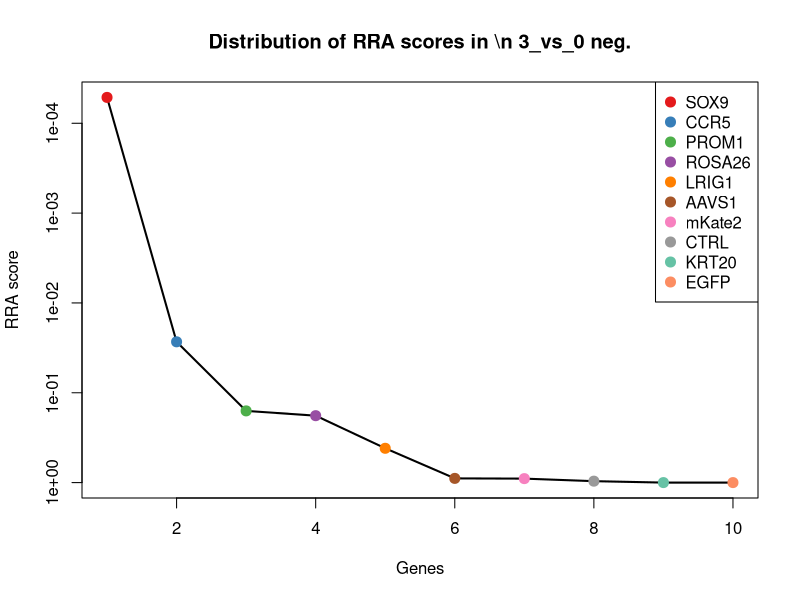
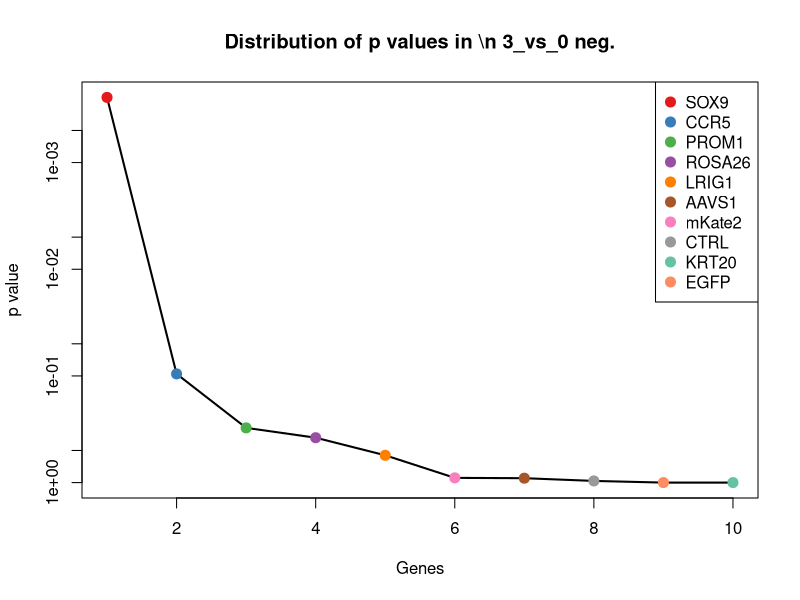
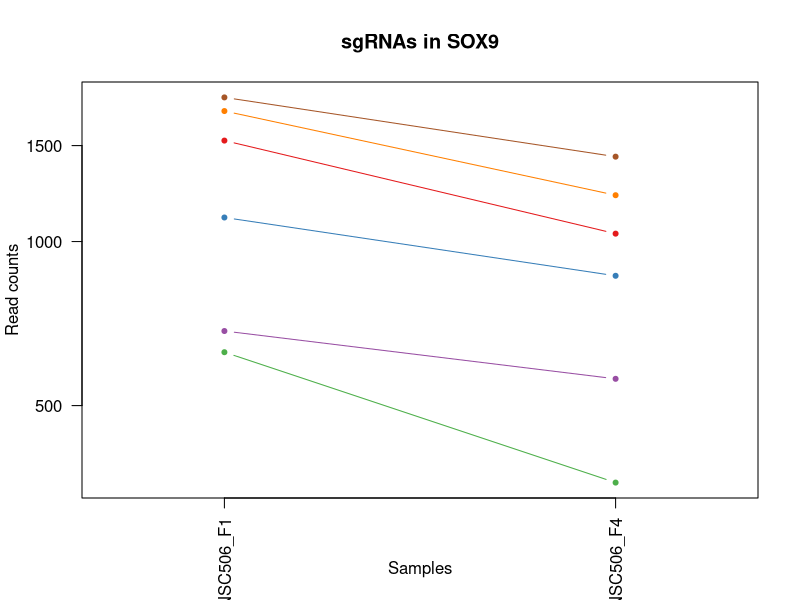
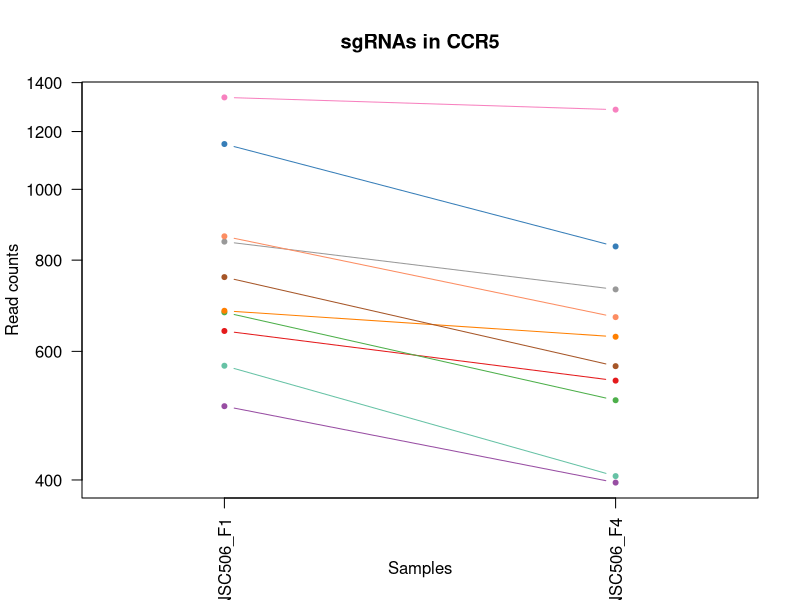
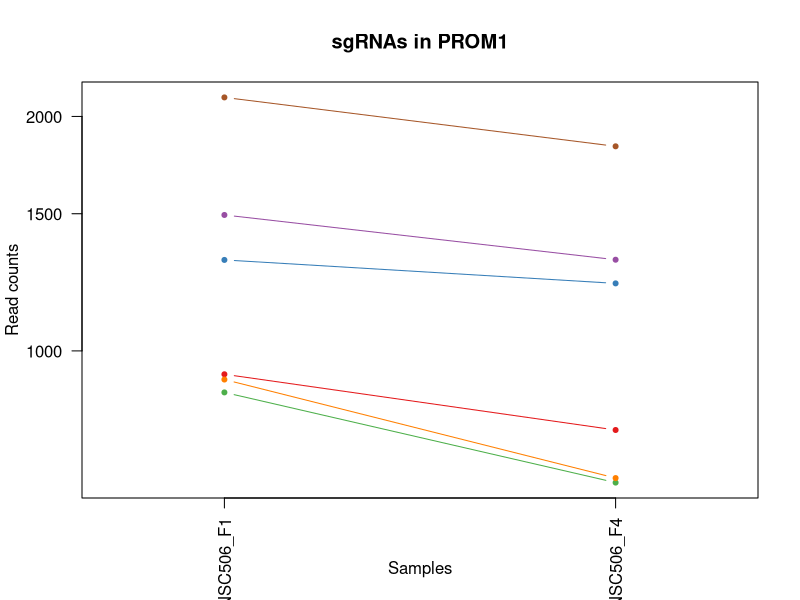
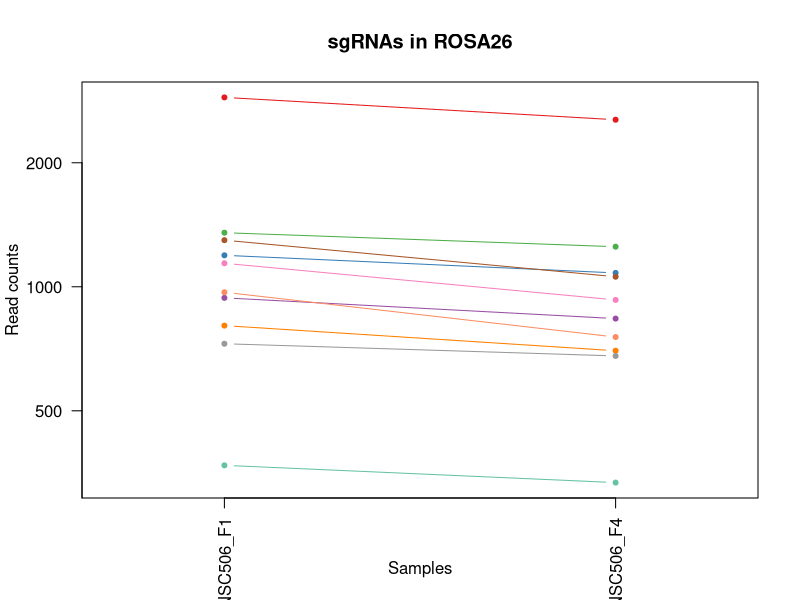
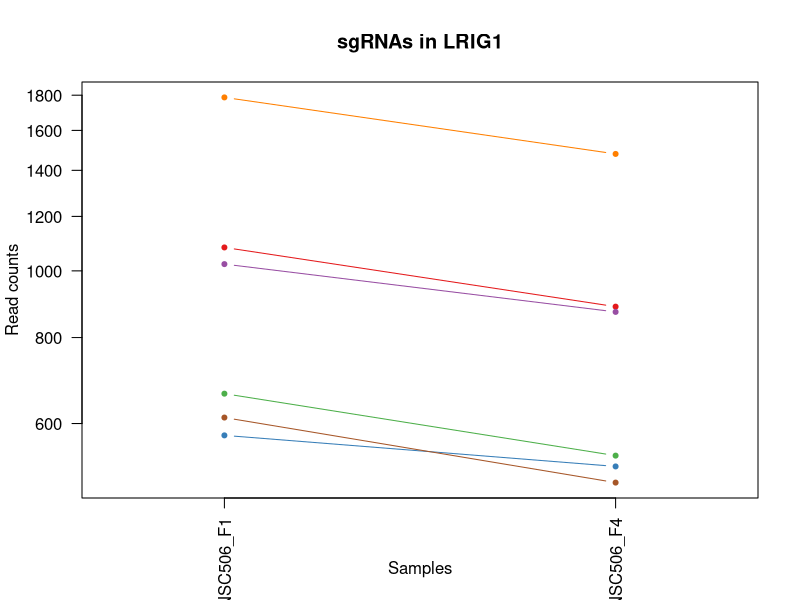
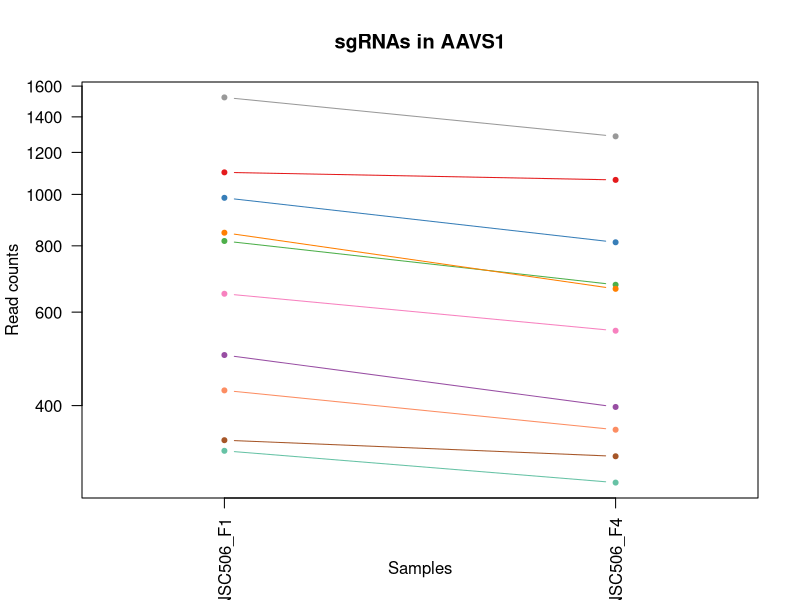

These figures' R source, in order: (Note: this script raises an error after producing the figures.)
pdf(file='S6A_c0_t3.pdf',width=4.5,height=4.5);
gstable=read.table('S6A_c0_t3.gene_summary.txt',header=T)
# 
#
# parameters
# Do not modify the variables beginning with "__"

# gstablename='__GENE_SUMMARY_FILE__'
startindex=3
# outputfile='__OUTPUT_FILE__'
targetgenelist=c("SOX9","CCR5","PROM1","ROSA26","LRIG1","AAVS1","mKate2","CTRL","KRT20","EGFP")
# samplelabel=sub('.\\w+.\\w+$','',colnames(gstable)[startindex]);
samplelabel='3_vs_0 neg.'


# You need to write some codes in front of this code:
# gstable=read.table(gstablename,header=T)
# pdf(file=outputfile,width=6,height=6)


# set up color using RColorBrewer
#library(RColorBrewer)
#colors <- brewer.pal(length(targetgenelist), "Set1")

colors=c( "#E41A1C", "#377EB8", "#4DAF4A", "#984EA3", "#FF7F00",  "#A65628", "#F781BF",
          "#999999", "#66C2A5", "#FC8D62", "#8DA0CB", "#E78AC3", "#A6D854", "#FFD92F", "#E5C494", "#B3B3B3", 
          "#8DD3C7", "#FFFFB3", "#BEBADA", "#FB8072", "#80B1D3", "#FDB462", "#B3DE69", "#FCCDE5",
          "#D9D9D9", "#BC80BD", "#CCEBC5", "#FFED6F")

######
# function definition

plotrankedvalues<-function(val, tglist, ...){
  
  plot(val,log='y',ylim=c(max(val),min(val)),type='l',lwd=2, ...)
  if(length(tglist)>0){
    for(i in 1:length(tglist)){
      targetgene=tglist[i];
      tx=which(names(val)==targetgene);ty=val[targetgene];
      points(tx,ty,col=colors[(i %% length(colors)) ],cex=2,pch=20)
      # text(tx+50,ty,targetgene,col=colors[i])
    }
    legend('topright',tglist,pch=20,pt.cex = 2,cex=1,col=colors)
  }
}



plotrandvalues<-function(val,targetgenelist, ...){
  # choose the one with the best distance distribution
  
  mindiffvalue=0;
  randval=val;
  for(i in 1:20){
    randval0=sample(val)
    vindex=sort(which(names(randval0) %in% targetgenelist))
    if(max(vindex)>0.9*length(val)){
      # print('pass...')
      next;
    }
    mindiffind=min(diff(vindex));
    if (mindiffind > mindiffvalue){
      mindiffvalue=mindiffind;
      randval=randval0;
      # print(paste('Diff: ',mindiffvalue))
    }
  }
  plot(randval,log='y',ylim=c(max(randval),min(randval)),pch=20,col='grey', ...)
  
  if(length(targetgenelist)>0){
    for(i in 1:length(targetgenelist)){
      targetgene=targetgenelist[i];
      tx=which(names(randval)==targetgene);ty=randval[targetgene];
      points(tx,ty,col=colors[(i %% length(colors)) ],cex=2,pch=20)
      text(tx+50,ty,targetgene,col=colors[i])
    }
  }
  
}




# set.seed(1235)



pvec=gstable[,startindex]
names(pvec)=gstable[,'id']
pvec=sort(pvec);

plotrankedvalues(pvec,targetgenelist,xlab='Genes',ylab='RRA score',main=paste('Distribution of RRA scores in \\n',samplelabel))

# plotrandvalues(pvec,targetgenelist,xlab='Genes',ylab='RRA score',main=paste('Distribution of RRA scores in \\n',samplelabel))


pvec=gstable[,startindex+1]
names(pvec)=gstable[,'id']
pvec=sort(pvec);

plotrankedvalues(pvec,targetgenelist,xlab='Genes',ylab='p value',main=paste('Distribution of p values in \\n',samplelabel))

# plotrandvalues(pvec,targetgenelist,xlab='Genes',ylab='p value',main=paste('Distribution of p values in \\n',samplelabel))



# you need to write after this code:
# dev.off()






# parameters
# Do not modify the variables beginning with "__"
targetmat=list(c(1531.2028600434637,1033.0159172849828),c(1106.053258990181,864.3416501201797),c(625.5456369664187,360.1423542167416),c(684.225139195127,558.9044636325634),c(1734.9203772148285,1215.366476382067),c(1837.8862962199203,1430.5401361166266))
targetgene="SOX9"
collabel=c("S41_MNSC506_F1","S44_MNSC506_F4")

# set up color using RColorBrewer
#library(RColorBrewer)
#colors <- brewer.pal(length(targetgenelist), "Set1")

colors=c( "#E41A1C", "#377EB8", "#4DAF4A", "#984EA3", "#FF7F00",  "#A65628", "#F781BF",
          "#999999", "#66C2A5", "#FC8D62", "#8DA0CB", "#E78AC3", "#A6D854", "#FFD92F", "#E5C494", "#B3B3B3", 
          "#8DD3C7", "#FFFFB3", "#BEBADA", "#FB8072", "#80B1D3", "#FDB462", "#B3DE69", "#FCCDE5",
          "#D9D9D9", "#BC80BD", "#CCEBC5", "#FFED6F")


## code

targetmatvec=unlist(targetmat)+1
yrange=range(targetmatvec[targetmatvec>0]);
# yrange[1]=1; # set the minimum value to 1
for(i in 1:length(targetmat)){
  vali=targetmat[[i]]+1;
  if(i==1){
    plot(1:length(vali),vali,type='b',las=1,pch=20,main=paste('sgRNAs in',targetgene),ylab='Read counts',xlab='Samples',xlim=c(0.7,length(vali)+0.3),ylim = yrange,col=colors[(i %% length(colors))],xaxt='n',log='y')
    axis(1,at=1:length(vali),labels=(collabel),las=2)
    # lines(0:100,rep(1,101),col='black');
  }else{
    lines(1:length(vali),vali,type='b',pch=20,col=colors[(i %% length(colors))])
  }
}




# parameters
# Do not modify the variables beginning with "__"
targetmat=list(c(638.8315619993338,546.1399244957676),c(1152.5539966053836,834.2538078691608),c(677.5821766786694,513.3168238582924),c(503.7579908313637,395.700713240673),c(680.9036579368982,627.2859232939701),c(757.2977268761599,571.6690027693594),c(1335.2354658079662,1284.659688838959),c(846.9777208483367,728.4904835928519),c(572.4019368347583,403.9064884000418),c(861.3708063006615,667.4030462953286))
targetgene="CCR5"
collabel=c("S41_MNSC506_F1","S44_MNSC506_F4")

# set up color using RColorBrewer
#library(RColorBrewer)
#colors <- brewer.pal(length(targetgenelist), "Set1")

colors=c( "#E41A1C", "#377EB8", "#4DAF4A", "#984EA3", "#FF7F00",  "#A65628", "#F781BF",
          "#999999", "#66C2A5", "#FC8D62", "#8DA0CB", "#E78AC3", "#A6D854", "#FFD92F", "#E5C494", "#B3B3B3", 
          "#8DD3C7", "#FFFFB3", "#BEBADA", "#FB8072", "#80B1D3", "#FDB462", "#B3DE69", "#FCCDE5",
          "#D9D9D9", "#BC80BD", "#CCEBC5", "#FFED6F")


## code

targetmatvec=unlist(targetmat)+1
yrange=range(targetmatvec[targetmatvec>0]);
# yrange[1]=1; # set the minimum value to 1
for(i in 1:length(targetmat)){
  vali=targetmat[[i]]+1;
  if(i==1){
    plot(1:length(vali),vali,type='b',las=1,pch=20,main=paste('sgRNAs in',targetgene),ylab='Read counts',xlab='Samples',xlim=c(0.7,length(vali)+0.3),ylim = yrange,col=colors[(i %% length(colors))],xaxt='n',log='y')
    axis(1,at=1:length(vali),labels=(collabel),las=2)
    # lines(0:100,rep(1,101),col='black');
  }else{
    lines(1:length(vali),vali,type='b',pch=20,col=colors[(i %% length(colors))])
  }
}




# parameters
# Do not modify the variables beginning with "__"
targetmat=list(c(932.2290731428752,790.4896736858606),c(1307.5564553227264,1219.9252403594942),c(883.5140146888532,676.5205742501829),c(1493.5594057835376,1308.3652615215801),c(917.8359876905506,685.6381022050371),c(2114.6764010723177,1829.8878605392413))
targetgene="PROM1"
collabel=c("S41_MNSC506_F1","S44_MNSC506_F4")

# set up color using RColorBrewer
#library(RColorBrewer)
#colors <- brewer.pal(length(targetgenelist), "Set1")

colors=c( "#E41A1C", "#377EB8", "#4DAF4A", "#984EA3", "#FF7F00",  "#A65628", "#F781BF",
          "#999999", "#66C2A5", "#FC8D62", "#8DA0CB", "#E78AC3", "#A6D854", "#FFD92F", "#E5C494", "#B3B3B3", 
          "#8DD3C7", "#FFFFB3", "#BEBADA", "#FB8072", "#80B1D3", "#FDB462", "#B3DE69", "#FCCDE5",
          "#D9D9D9", "#BC80BD", "#CCEBC5", "#FFED6F")


## code

targetmatvec=unlist(targetmat)+1
yrange=range(targetmatvec[targetmatvec>0]);
# yrange[1]=1; # set the minimum value to 1
for(i in 1:length(targetmat)){
  vali=targetmat[[i]]+1;
  if(i==1){
    plot(1:length(vali),vali,type='b',las=1,pch=20,main=paste('sgRNAs in',targetgene),ylab='Read counts',xlab='Samples',xlim=c(0.7,length(vali)+0.3),ylim = yrange,col=colors[(i %% length(colors))],xaxt='n',log='y')
    axis(1,at=1:length(vali),labels=(collabel),las=2)
    # lines(0:100,rep(1,101),col='black');
  }else{
    lines(1:length(vali),vali,type='b',pch=20,col=colors[(i %% length(colors))])
  }
}




# parameters
# Do not modify the variables beginning with "__"
targetmat=list(c(2880.8314113037545,2542.878546608841),c(1191.3046112847194,1079.5153098547391),c(1351.84287209911,1250.013082610513),c(938.8720356593328,836.0773134601317),c(803.7984644913628,698.402641341833),c(1296.4848511286305,1056.7214899676037),c(1139.2680715724687,928.1643458041592),c(726.2972351326914,678.3440798411538),c(367.57725924398403,333.7015231476643),c(968.7653669833917,754.0195618664437))
targetgene="ROSA26"
collabel=c("S41_MNSC506_F1","S44_MNSC506_F4")

# set up color using RColorBrewer
#library(RColorBrewer)
#colors <- brewer.pal(length(targetgenelist), "Set1")

colors=c( "#E41A1C", "#377EB8", "#4DAF4A", "#984EA3", "#FF7F00",  "#A65628", "#F781BF",
          "#999999", "#66C2A5", "#FC8D62", "#8DA0CB", "#E78AC3", "#A6D854", "#FFD92F", "#E5C494", "#B3B3B3", 
          "#8DD3C7", "#FFFFB3", "#BEBADA", "#FB8072", "#80B1D3", "#FDB462", "#B3DE69", "#FCCDE5",
          "#D9D9D9", "#BC80BD", "#CCEBC5", "#FFED6F")


## code

targetmatvec=unlist(targetmat)+1
yrange=range(targetmatvec[targetmatvec>0]);
# yrange[1]=1; # set the minimum value to 1
for(i in 1:length(targetmat)){
  vali=targetmat[[i]]+1;
  if(i==1){
    plot(1:length(vali),vali,type='b',las=1,pch=20,main=paste('sgRNAs in',targetgene),ylab='Read counts',xlab='Samples',xlim=c(0.7,length(vali)+0.3),ylim = yrange,col=colors[(i %% length(colors))],xaxt='n',log='y')
    axis(1,at=1:length(vali),labels=(collabel),las=2)
    # lines(0:100,rep(1,101),col='black');
  }else{
    lines(1:length(vali),vali,type='b',pch=20,col=colors[(i %% length(colors))])
  }
}




# parameters
# Do not modify the variables beginning with "__"
targetmat=list(c(1080.5885693437604,886.2237172118298),c(575.7234180929871,518.7873406312049),c(662.0819308069351,537.9341493363987),c(1021.909067115052,870.7239196885777),c(1785.8497565076696,1477.9512814818686),c(611.152551514094,491.4347567666423))
targetgene="LRIG1"
collabel=c("S41_MNSC506_F1","S44_MNSC506_F4")

# set up color using RColorBrewer
#library(RColorBrewer)
#colors <- brewer.pal(length(targetgenelist), "Set1")

colors=c( "#E41A1C", "#377EB8", "#4DAF4A", "#984EA3", "#FF7F00",  "#A65628", "#F781BF",
          "#999999", "#66C2A5", "#FC8D62", "#8DA0CB", "#E78AC3", "#A6D854", "#FFD92F", "#E5C494", "#B3B3B3", 
          "#8DD3C7", "#FFFFB3", "#BEBADA", "#FB8072", "#80B1D3", "#FDB462", "#B3DE69", "#FCCDE5",
          "#D9D9D9", "#BC80BD", "#CCEBC5", "#FFED6F")


## code

targetmatvec=unlist(targetmat)+1
yrange=range(targetmatvec[targetmatvec>0]);
# yrange[1]=1; # set the minimum value to 1
for(i in 1:length(targetmat)){
  vali=targetmat[[i]]+1;
  if(i==1){
    plot(1:length(vali),vali,type='b',las=1,pch=20,main=paste('sgRNAs in',targetgene),ylab='Read counts',xlab='Samples',xlim=c(0.7,length(vali)+0.3),ylim = yrange,col=colors[(i %% length(colors))],xaxt='n',log='y')
    axis(1,at=1:length(vali),labels=(collabel),las=2)
    # lines(0:100,rep(1,101),col='black');
  }else{
    lines(1:length(vali),vali,type='b',pch=20,col=colors[(i %% length(colors))])
  }
}




# parameters
# Do not modify the variables beginning with "__"
targetmat=list(c(1099.4102964737233,1064.0155123314871),c(984.2656128551259,811.4599879820253),c(815.9772291048682,674.697068659212),c(497.11502831490617,396.6124660361584),c(845.8705604289272,662.8442823179015),c(343.2197300169731,320.025231215383),c(648.79600577402,552.5221940641655),c(1522.345576688187,1285.5714416344445),c(327.7194841452388,285.378624986937),c(426.25676147269235,359.23060142125615))
targetgene="AAVS1"
collabel=c("S41_MNSC506_F1","S44_MNSC506_F4")

# set up color using RColorBrewer
#library(RColorBrewer)
#colors <- brewer.pal(length(targetgenelist), "Set1")

colors=c( "#E41A1C", "#377EB8", "#4DAF4A", "#984EA3", "#FF7F00",  "#A65628", "#F781BF",
          "#999999", "#66C2A5", "#FC8D62", "#8DA0CB", "#E78AC3", "#A6D854", "#FFD92F", "#E5C494", "#B3B3B3", 
          "#8DD3C7", "#FFFFB3", "#BEBADA", "#FB8072", "#80B1D3", "#FDB462", "#B3DE69", "#FCCDE5",
          "#D9D9D9", "#BC80BD", "#CCEBC5", "#FFED6F")


## code

targetmatvec=unlist(targetmat)+1
yrange=range(targetmatvec[targetmatvec>0]);
# yrange[1]=1; # set the minimum value to 1
for(i in 1:length(targetmat)){
  vali=targetmat[[i]]+1;
  if(i==1){
    plot(1:length(vali),vali,type='b',las=1,pch=20,main=paste('sgRNAs in',targetgene),ylab='Read counts',xlab='Samples',xlim=c(0.7,length(vali)+0.3),ylim = yrange,col=colors[(i %% length(colors))],xaxt='n',log='y')
    axis(1,at=1:length(vali),labels=(collabel),las=2)
    # lines(0:100,rep(1,101),col='black');
  }else{
    lines(1:length(vali),vali,type='b',pch=20,col=colors[(i %% length(colors))])
  }
}




# parameters
# Do not modify the variables beginning with "__"
targetmat=list(c(1138.160911153059,1064.9272651269725),c(1360.7001554543867,1238.1602962692025),c(1352.9500325185197,1151.5437806980876),c(893.4784584635396,831.5185494827045),c(1054.0167192779302,950.9581656912948),c(1820.1717295093667,1708.6247387396802))
targetgene="mKate2"
collabel=c("S41_MNSC506_F1","S44_MNSC506_F4")

# set up color using RColorBrewer
#library(RColorBrewer)
#colors <- brewer.pal(length(targetgenelist), "Set1")

colors=c( "#E41A1C", "#377EB8", "#4DAF4A", "#984EA3", "#FF7F00",  "#A65628", "#F781BF",
          "#999999", "#66C2A5", "#FC8D62", "#8DA0CB", "#E78AC3", "#A6D854", "#FFD92F", "#E5C494", "#B3B3B3", 
          "#8DD3C7", "#FFFFB3", "#BEBADA", "#FB8072", "#80B1D3", "#FDB462", "#B3DE69", "#FCCDE5",
          "#D9D9D9", "#BC80BD", "#CCEBC5", "#FFED6F")


## code

targetmatvec=unlist(targetmat)+1
yrange=range(targetmatvec[targetmatvec>0]);
# yrange[1]=1; # set the minimum value to 1
for(i in 1:length(targetmat)){
  vali=targetmat[[i]]+1;
  if(i==1){
    plot(1:length(vali),vali,type='b',las=1,pch=20,main=paste('sgRNAs in',targetgene),ylab='Read counts',xlab='Samples',xlim=c(0.7,length(vali)+0.3),ylim = yrange,col=colors[(i %% length(colors))],xaxt='n',log='y')
    axis(1,at=1:length(vali),labels=(collabel),las=2)
    # lines(0:100,rep(1,101),col='black');
  }else{
    lines(1:length(vali),vali,type='b',pch=20,col=colors[(i %% length(colors))])
  }
}




# parameters
# Do not modify the variables beginning with "__"
targetmat=list(c(804.9056249107723,651.9032487720765),c(655.4389682904776,642.7857208172222),c(2302.8936723719485,2045.0615202738009),c(384.1846655351279,410.28875796843977),c(806.0127853301819,642.7857208172222),c(1603.168287305087,1373.099710001045),c(927.8004314652369,867.076908506636),c(895.6927793023588,756.7548202529),c(798.2626623943148,721.1964612289685),c(1273.2344823210292,1184.3668813355628))
targetgene="CTRL"
collabel=c("S41_MNSC506_F1","S44_MNSC506_F4")

# set up color using RColorBrewer
#library(RColorBrewer)
#colors <- brewer.pal(length(targetgenelist), "Set1")

colors=c( "#E41A1C", "#377EB8", "#4DAF4A", "#984EA3", "#FF7F00",  "#A65628", "#F781BF",
          "#999999", "#66C2A5", "#FC8D62", "#8DA0CB", "#E78AC3", "#A6D854", "#FFD92F", "#E5C494", "#B3B3B3", 
          "#8DD3C7", "#FFFFB3", "#BEBADA", "#FB8072", "#80B1D3", "#FDB462", "#B3DE69", "#FCCDE5",
          "#D9D9D9", "#BC80BD", "#CCEBC5", "#FFED6F")


## code

targetmatvec=unlist(targetmat)+1
yrange=range(targetmatvec[targetmatvec>0]);
# yrange[1]=1; # set the minimum value to 1
for(i in 1:length(targetmat)){
  vali=targetmat[[i]]+1;
  if(i==1){
    plot(1:length(vali),vali,type='b',las=1,pch=20,main=paste('sgRNAs in',targetgene),ylab='Read counts',xlab='Samples',xlim=c(0.7,length(vali)+0.3),ylim = yrange,col=colors[(i %% length(colors))],xaxt='n',log='y')
    axis(1,at=1:length(vali),labels=(collabel),las=2)
    # lines(0:100,rep(1,101),col='black');
  }else{
    lines(1:length(vali),vali,type='b',pch=20,col=colors[(i %% length(colors))])
  }
}




# parameters
# Do not modify the variables beginning with "__"
targetmat=list(c(311.11207785409493,856.135874960811),c(285.64738820767434,1117.8089272651268),c(270.1471423359401,843.371335824015),c(152.7881378785235,458.6116561291671),c(508.18663250900204,1593.743886508517),c(233.6108484954236,733.049247570279))
targetgene="KRT20"
collabel=c("S41_MNSC506_F1","S44_MNSC506_F4")

# set up color using RColorBrewer
#library(RColorBrewer)
#colors <- brewer.pal(length(targetgenelist), "Set1")

colors=c( "#E41A1C", "#377EB8", "#4DAF4A", "#984EA3", "#FF7F00",  "#A65628", "#F781BF",
          "#999999", "#66C2A5", "#FC8D62", "#8DA0CB", "#E78AC3", "#A6D854", "#FFD92F", "#E5C494", "#B3B3B3", 
          "#8DD3C7", "#FFFFB3", "#BEBADA", "#FB8072", "#80B1D3", "#FDB462", "#B3DE69", "#FCCDE5",
          "#D9D9D9", "#BC80BD", "#CCEBC5", "#FFED6F")


## code

targetmatvec=unlist(targetmat)+1
yrange=range(targetmatvec[targetmatvec>0]);
# yrange[1]=1; # set the minimum value to 1
for(i in 1:length(targetmat)){
  vali=targetmat[[i]]+1;
  if(i==1){
    plot(1:length(vali),vali,type='b',las=1,pch=20,main=paste('sgRNAs in',targetgene),ylab='Read counts',xlab='Samples',xlim=c(0.7,length(vali)+0.3),ylim = yrange,col=colors[(i %% length(colors))],xaxt='n',log='y')
    axis(1,at=1:length(vali),labels=(collabel),las=2)
    # lines(0:100,rep(1,101),col='black');
  }else{
    lines(1:length(vali),vali,type='b',pch=20,col=colors[(i %% length(colors))])
  }
}




# parameters
# Do not modify the variables beginning with "__"
targetmat=list(c(310.00491743468535,1273.7186552931341),c(367.57725924398403,1741.4478393771553),c(207.03899842959342,1012.045602988818),c(167.18122333084818,886.2237172118298),c(295.6118319823607,1456.0692143902183),c(507.07947208959246,1684.007413261574))
targetgene="EGFP"
collabel=c("S41_MNSC506_F1","S44_MNSC506_F4")

# set up color using RColorBrewer
#library(RColorBrewer)
#colors <- brewer.pal(length(targetgenelist), "Set1")

colors=c( "#E41A1C", "#377EB8", "#4DAF4A", "#984EA3", "#FF7F00",  "#A65628", "#F781BF",
          "#999999", "#66C2A5", "#FC8D62", "#8DA0CB", "#E78AC3", "#A6D854", "#FFD92F", "#E5C494", "#B3B3B3", 
          "#8DD3C7", "#FFFFB3", "#BEBADA", "#FB8072", "#80B1D3", "#FDB462", "#B3DE69", "#FCCDE5",
          "#D9D9D9", "#BC80BD", "#CCEBC5", "#FFED6F")


## code

targetmatvec=unlist(targetmat)+1
yrange=range(targetmatvec[targetmatvec>0]);
# yrange[1]=1; # set the minimum value to 1
for(i in 1:length(targetmat)){
  vali=targetmat[[i]]+1;
  if(i==1){
    plot(1:length(vali),vali,type='b',las=1,pch=20,main=paste('sgRNAs in',targetgene),ylab='Read counts',xlab='Samples',xlim=c(0.7,length(vali)+0.3),ylim = yrange,col=colors[(i %% length(colors))],xaxt='n',log='y')
    axis(1,at=1:length(vali),labels=(collabel),las=2)
    # lines(0:100,rep(1,101),col='black');
  }else{
    lines(1:length(vali),vali,type='b',pch=20,col=colors[(i %% length(colors))])
  }
}



# 
#
# parameters
# Do not modify the variables beginning with "__"

# gstablename='__GENE_SUMMARY_FILE__'
startindex=9
# outputfile='__OUTPUT_FILE__'
targetgenelist=c("EGFP","KRT20","CTRL","mKate2","AAVS1","PROM1","CCR5","LRIG1","ROSA26","SOX9")
# samplelabel=sub('.\\w+.\\w+$','',colnames(gstable)[startindex]);
samplelabel='3_vs_0 pos.'


# You need to write some codes in front of this code:
# gstable=read.table(gstablename,header=T)
# pdf(file=outputfile,width=6,height=6)


# set up color using RColorBrewer
#library(RColorBrewer)
#colors <- brewer.pal(length(targetgenelist), "Set1")

colors=c( "#E41A1C", "#377EB8", "#4DAF4A", "#984EA3", "#FF7F00",  "#A65628", "#F781BF",
          "#999999", "#66C2A5", "#FC8D62", "#8DA0CB", "#E78AC3", "#A6D854", "#FFD92F", "#E5C494", "#B3B3B3", 
          "#8DD3C7", "#FFFFB3", "#BEBADA", "#FB8072", "#80B1D3", "#FDB462", "#B3DE69", "#FCCDE5",
          "#D9D9D9", "#BC80BD", "#CCEBC5", "#FFED6F")

######
# function definition

plotrankedvalues<-function(val, tglist, ...){
  
  plot(val,log='y',ylim=c(max(val),min(val)),type='l',lwd=2, ...)
  if(length(tglist)>0){
    for(i in 1:length(tglist)){
      targetgene=tglist[i];
      tx=which(names(val)==targetgene);ty=val[targetgene];
      points(tx,ty,col=colors[(i %% length(colors)) ],cex=2,pch=20)
      # text(tx+50,ty,targetgene,col=colors[i])
    }
    legend('topright',tglist,pch=20,pt.cex = 2,cex=1,col=colors)
  }
}



plotrandvalues<-function(val,targetgenelist, ...){
  # choose the one with the best distance distribution
  
  mindiffvalue=0;
  randval=val;
  for(i in 1:20){
    randval0=sample(val)
    vindex=sort(which(names(randval0) %in% targetgenelist))
    if(max(vindex)>0.9*length(val)){
      # print('pass...')
      next;
    }
    mindiffind=min(diff(vindex));
    if (mindiffind > mindiffvalue){
      mindiffvalue=mindiffind;
      randval=randval0;
      # print(paste('Diff: ',mindiffvalue))
    }
  }
  plot(randval,log='y',ylim=c(max(randval),min(randval)),pch=20,col='grey', ...)
  
  if(length(targetgenelist)>0){
    for(i in 1:length(targetgenelist)){
      targetgene=targetgenelist[i];
      tx=which(names(randval)==targetgene);ty=randval[targetgene];
      points(tx,ty,col=colors[(i %% length(colors)) ],cex=2,pch=20)
      text(tx+50,ty,targetgene,col=colors[i])
    }
  }
  
}




# set.seed(1235)



pvec=gstable[,startindex]
names(pvec)=gstable[,'id']
pvec=sort(pvec);

plotrankedvalues(pvec,targetgenelist,xlab='Genes',ylab='RRA score',main=paste('Distribution of RRA scores in \\n',samplelabel))

# plotrandvalues(pvec,targetgenelist,xlab='Genes',ylab='RRA score',main=paste('Distribution of RRA scores in \\n',samplelabel))


pvec=gstable[,startindex+1]
names(pvec)=gstable[,'id']
pvec=sort(pvec);

plotrankedvalues(pvec,targetgenelist,xlab='Genes',ylab='p value',main=paste('Distribution of p values in \\n',samplelabel))

# plotrandvalues(pvec,targetgenelist,xlab='Genes',ylab='p value',main=paste('Distribution of p values in \\n',samplelabel))



# you need to write after this code:
# dev.off()






# parameters
# Do not modify the variables beginning with "__"
targetmat=list(c(310.00491743468535,1273.7186552931341),c(367.57725924398403,1741.4478393771553),c(207.03899842959342,1012.045602988818),c(167.18122333084818,886.2237172118298),c(295.6118319823607,1456.0692143902183),c(507.07947208959246,1684.007413261574))
targetgene="EGFP"
collabel=c("S41_MNSC506_F1","S44_MNSC506_F4")

# set up color using RColorBrewer
#library(RColorBrewer)
#colors <- brewer.pal(length(targetgenelist), "Set1")

colors=c( "#E41A1C", "#377EB8", "#4DAF4A", "#984EA3", "#FF7F00",  "#A65628", "#F781BF",
          "#999999", "#66C2A5", "#FC8D62", "#8DA0CB", "#E78AC3", "#A6D854", "#FFD92F", "#E5C494", "#B3B3B3", 
          "#8DD3C7", "#FFFFB3", "#BEBADA", "#FB8072", "#80B1D3", "#FDB462", "#B3DE69", "#FCCDE5",
          "#D9D9D9", "#BC80BD", "#CCEBC5", "#FFED6F")


## code

targetmatvec=unlist(targetmat)+1
yrange=range(targetmatvec[targetmatvec>0]);
# yrange[1]=1; # set the minimum value to 1
for(i in 1:length(targetmat)){
  vali=targetmat[[i]]+1;
  if(i==1){
    plot(1:length(vali),vali,type='b',las=1,pch=20,main=paste('sgRNAs in',targetgene),ylab='Read counts',xlab='Samples',xlim=c(0.7,length(vali)+0.3),ylim = yrange,col=colors[(i %% length(colors))],xaxt='n',log='y')
    axis(1,at=1:length(vali),labels=(collabel),las=2)
    # lines(0:100,rep(1,101),col='black');
  }else{
    lines(1:length(vali),vali,type='b',pch=20,col=colors[(i %% length(colors))])
  }
}




# parameters
# Do not modify the variables beginning with "__"
targetmat=list(c(311.11207785409493,856.135874960811),c(285.64738820767434,1117.8089272651268),c(270.1471423359401,843.371335824015),c(152.7881378785235,458.6116561291671),c(508.18663250900204,1593.743886508517),c(233.6108484954236,733.049247570279))
targetgene="KRT20"
collabel=c("S41_MNSC506_F1","S44_MNSC506_F4")

# set up color using RColorBrewer
#library(RColorBrewer)
#colors <- brewer.pal(length(targetgenelist), "Set1")

colors=c( "#E41A1C", "#377EB8", "#4DAF4A", "#984EA3", "#FF7F00",  "#A65628", "#F781BF",
          "#999999", "#66C2A5", "#FC8D62", "#8DA0CB", "#E78AC3", "#A6D854", "#FFD92F", "#E5C494", "#B3B3B3", 
          "#8DD3C7", "#FFFFB3", "#BEBADA", "#FB8072", "#80B1D3", "#FDB462", "#B3DE69", "#FCCDE5",
          "#D9D9D9", "#BC80BD", "#CCEBC5", "#FFED6F")


## code

targetmatvec=unlist(targetmat)+1
yrange=range(targetmatvec[targetmatvec>0]);
# yrange[1]=1; # set the minimum value to 1
for(i in 1:length(targetmat)){
  vali=targetmat[[i]]+1;
  if(i==1){
    plot(1:length(vali),vali,type='b',las=1,pch=20,main=paste('sgRNAs in',targetgene),ylab='Read counts',xlab='Samples',xlim=c(0.7,length(vali)+0.3),ylim = yrange,col=colors[(i %% length(colors))],xaxt='n',log='y')
    axis(1,at=1:length(vali),labels=(collabel),las=2)
    # lines(0:100,rep(1,101),col='black');
  }else{
    lines(1:length(vali),vali,type='b',pch=20,col=colors[(i %% length(colors))])
  }
}




# parameters
# Do not modify the variables beginning with "__"
targetmat=list(c(804.9056249107723,651.9032487720765),c(655.4389682904776,642.7857208172222),c(2302.8936723719485,2045.0615202738009),c(384.1846655351279,410.28875796843977),c(806.0127853301819,642.7857208172222),c(1603.168287305087,1373.099710001045),c(927.8004314652369,867.076908506636),c(895.6927793023588,756.7548202529),c(798.2626623943148,721.1964612289685),c(1273.2344823210292,1184.3668813355628))
targetgene="CTRL"
collabel=c("S41_MNSC506_F1","S44_MNSC506_F4")

# set up color using RColorBrewer
#library(RColorBrewer)
#colors <- brewer.pal(length(targetgenelist), "Set1")

colors=c( "#E41A1C", "#377EB8", "#4DAF4A", "#984EA3", "#FF7F00",  "#A65628", "#F781BF",
          "#999999", "#66C2A5", "#FC8D62", "#8DA0CB", "#E78AC3", "#A6D854", "#FFD92F", "#E5C494", "#B3B3B3", 
          "#8DD3C7", "#FFFFB3", "#BEBADA", "#FB8072", "#80B1D3", "#FDB462", "#B3DE69", "#FCCDE5",
          "#D9D9D9", "#BC80BD", "#CCEBC5", "#FFED6F")


## code

targetmatvec=unlist(targetmat)+1
yrange=range(targetmatvec[targetmatvec>0]);
# yrange[1]=1; # set the minimum value to 1
for(i in 1:length(targetmat)){
  vali=targetmat[[i]]+1;
  if(i==1){
    plot(1:length(vali),vali,type='b',las=1,pch=20,main=paste('sgRNAs in',targetgene),ylab='Read counts',xlab='Samples',xlim=c(0.7,length(vali)+0.3),ylim = yrange,col=colors[(i %% length(colors))],xaxt='n',log='y')
    axis(1,at=1:length(vali),labels=(collabel),las=2)
    # lines(0:100,rep(1,101),col='black');
  }else{
    lines(1:length(vali),vali,type='b',pch=20,col=colors[(i %% length(colors))])
  }
}




# parameters
# Do not modify the variables beginning with "__"
targetmat=list(c(1138.160911153059,1064.9272651269725),c(1360.7001554543867,1238.1602962692025),c(1352.9500325185197,1151.5437806980876),c(893.4784584635396,831.5185494827045),c(1054.0167192779302,950.9581656912948),c(1820.1717295093667,1708.6247387396802))
targetgene="mKate2"
collabel=c("S41_MNSC506_F1","S44_MNSC506_F4")

# set up color using RColorBrewer
#library(RColorBrewer)
#colors <- brewer.pal(length(targetgenelist), "Set1")

colors=c( "#E41A1C", "#377EB8", "#4DAF4A", "#984EA3", "#FF7F00",  "#A65628", "#F781BF",
          "#999999", "#66C2A5", "#FC8D62", "#8DA0CB", "#E78AC3", "#A6D854", "#FFD92F", "#E5C494", "#B3B3B3", 
          "#8DD3C7", "#FFFFB3", "#BEBADA", "#FB8072", "#80B1D3", "#FDB462", "#B3DE69", "#FCCDE5",
          "#D9D9D9", "#BC80BD", "#CCEBC5", "#FFED6F")


## code

targetmatvec=unlist(targetmat)+1
yrange=range(targetmatvec[targetmatvec>0]);
# yrange[1]=1; # set the minimum value to 1
for(i in 1:length(targetmat)){
  vali=targetmat[[i]]+1;
  if(i==1){
    plot(1:length(vali),vali,type='b',las=1,pch=20,main=paste('sgRNAs in',targetgene),ylab='Read counts',xlab='Samples',xlim=c(0.7,length(vali)+0.3),ylim = yrange,col=colors[(i %% length(colors))],xaxt='n',log='y')
    axis(1,at=1:length(vali),labels=(collabel),las=2)
    # lines(0:100,rep(1,101),col='black');
  }else{
    lines(1:length(vali),vali,type='b',pch=20,col=colors[(i %% length(colors))])
  }
}




# parameters
# Do not modify the variables beginning with "__"
targetmat=list(c(1099.4102964737233,1064.0155123314871),c(984.2656128551259,811.4599879820253),c(815.9772291048682,674.697068659212),c(497.11502831490617,396.6124660361584),c(845.8705604289272,662.8442823179015),c(343.2197300169731,320.025231215383),c(648.79600577402,552.5221940641655),c(1522.345576688187,1285.5714416344445),c(327.7194841452388,285.378624986937),c(426.25676147269235,359.23060142125615))
targetgene="AAVS1"
collabel=c("S41_MNSC506_F1","S44_MNSC506_F4")

# set up color using RColorBrewer
#library(RColorBrewer)
#colors <- brewer.pal(length(targetgenelist), "Set1")

colors=c( "#E41A1C", "#377EB8", "#4DAF4A", "#984EA3", "#FF7F00",  "#A65628", "#F781BF",
          "#999999", "#66C2A5", "#FC8D62", "#8DA0CB", "#E78AC3", "#A6D854", "#FFD92F", "#E5C494", "#B3B3B3", 
          "#8DD3C7", "#FFFFB3", "#BEBADA", "#FB8072", "#80B1D3", "#FDB462", "#B3DE69", "#FCCDE5",
          "#D9D9D9", "#BC80BD", "#CCEBC5", "#FFED6F")


## code

targetmatvec=unlist(targetmat)+1
yrange=range(targetmatvec[targetmatvec>0]);
# yrange[1]=1; # set the minimum value to 1
for(i in 1:length(targetmat)){
  vali=targetmat[[i]]+1;
  if(i==1){
    plot(1:length(vali),vali,type='b',las=1,pch=20,main=paste('sgRNAs in',targetgene),ylab='Read counts',xlab='Samples',xlim=c(0.7,length(vali)+0.3),ylim = yrange,col=colors[(i %% length(colors))],xaxt='n',log='y')
    axis(1,at=1:length(vali),labels=(collabel),las=2)
    # lines(0:100,rep(1,101),col='black');
  }else{
    lines(1:length(vali),vali,type='b',pch=20,col=colors[(i %% length(colors))])
  }
}




# parameters
# Do not modify the variables beginning with "__"
targetmat=list(c(932.2290731428752,790.4896736858606),c(1307.5564553227264,1219.9252403594942),c(883.5140146888532,676.5205742501829),c(1493.5594057835376,1308.3652615215801),c(917.8359876905506,685.6381022050371),c(2114.6764010723177,1829.8878605392413))
targetgene="PROM1"
collabel=c("S41_MNSC506_F1","S44_MNSC506_F4")

# set up color using RColorBrewer
#library(RColorBrewer)
#colors <- brewer.pal(length(targetgenelist), "Set1")

colors=c( "#E41A1C", "#377EB8", "#4DAF4A", "#984EA3", "#FF7F00",  "#A65628", "#F781BF",
          "#999999", "#66C2A5", "#FC8D62", "#8DA0CB", "#E78AC3", "#A6D854", "#FFD92F", "#E5C494", "#B3B3B3", 
          "#8DD3C7", "#FFFFB3", "#BEBADA", "#FB8072", "#80B1D3", "#FDB462", "#B3DE69", "#FCCDE5",
          "#D9D9D9", "#BC80BD", "#CCEBC5", "#FFED6F")


## code

targetmatvec=unlist(targetmat)+1
yrange=range(targetmatvec[targetmatvec>0]);
# yrange[1]=1; # set the minimum value to 1
for(i in 1:length(targetmat)){
  vali=targetmat[[i]]+1;
  if(i==1){
    plot(1:length(vali),vali,type='b',las=1,pch=20,main=paste('sgRNAs in',targetgene),ylab='Read counts',xlab='Samples',xlim=c(0.7,length(vali)+0.3),ylim = yrange,col=colors[(i %% length(colors))],xaxt='n',log='y')
    axis(1,at=1:length(vali),labels=(collabel),las=2)
    # lines(0:100,rep(1,101),col='black');
  }else{
    lines(1:length(vali),vali,type='b',pch=20,col=colors[(i %% length(colors))])
  }
}




# parameters
# Do not modify the variables beginning with "__"
targetmat=list(c(638.8315619993338,546.1399244957676),c(1152.5539966053836,834.2538078691608),c(677.5821766786694,513.3168238582924),c(503.7579908313637,395.700713240673),c(680.9036579368982,627.2859232939701),c(757.2977268761599,571.6690027693594),c(1335.2354658079662,1284.659688838959),c(846.9777208483367,728.4904835928519),c(572.4019368347583,403.9064884000418),c(861.3708063006615,667.4030462953286))
targetgene="CCR5"
collabel=c("S41_MNSC506_F1","S44_MNSC506_F4")

# set up color using RColorBrewer
#library(RColorBrewer)
#colors <- brewer.pal(length(targetgenelist), "Set1")

colors=c( "#E41A1C", "#377EB8", "#4DAF4A", "#984EA3", "#FF7F00",  "#A65628", "#F781BF",
          "#999999", "#66C2A5", "#FC8D62", "#8DA0CB", "#E78AC3", "#A6D854", "#FFD92F", "#E5C494", "#B3B3B3", 
          "#8DD3C7", "#FFFFB3", "#BEBADA", "#FB8072", "#80B1D3", "#FDB462", "#B3DE69", "#FCCDE5",
          "#D9D9D9", "#BC80BD", "#CCEBC5", "#FFED6F")


## code

targetmatvec=unlist(targetmat)+1
yrange=range(targetmatvec[targetmatvec>0]);
# yrange[1]=1; # set the minimum value to 1
for(i in 1:length(targetmat)){
  vali=targetmat[[i]]+1;
  if(i==1){
    plot(1:length(vali),vali,type='b',las=1,pch=20,main=paste('sgRNAs in',targetgene),ylab='Read counts',xlab='Samples',xlim=c(0.7,length(vali)+0.3),ylim = yrange,col=colors[(i %% length(colors))],xaxt='n',log='y')
    axis(1,at=1:length(vali),labels=(collabel),las=2)
    # lines(0:100,rep(1,101),col='black');
  }else{
    lines(1:length(vali),vali,type='b',pch=20,col=colors[(i %% length(colors))])
  }
}




# parameters
# Do not modify the variables beginning with "__"
targetmat=list(c(1080.5885693437604,886.2237172118298),c(575.7234180929871,518.7873406312049),c(662.0819308069351,537.9341493363987),c(1021.909067115052,870.7239196885777),c(1785.8497565076696,1477.9512814818686),c(611.152551514094,491.4347567666423))
targetgene="LRIG1"
collabel=c("S41_MNSC506_F1","S44_MNSC506_F4")

# set up color using RColorBrewer
#library(RColorBrewer)
#colors <- brewer.pal(length(targetgenelist), "Set1")

colors=c( "#E41A1C", "#377EB8", "#4DAF4A", "#984EA3", "#FF7F00",  "#A65628", "#F781BF",
          "#999999", "#66C2A5", "#FC8D62", "#8DA0CB", "#E78AC3", "#A6D854", "#FFD92F", "#E5C494", "#B3B3B3", 
          "#8DD3C7", "#FFFFB3", "#BEBADA", "#FB8072", "#80B1D3", "#FDB462", "#B3DE69", "#FCCDE5",
          "#D9D9D9", "#BC80BD", "#CCEBC5", "#FFED6F")


## code

targetmatvec=unlist(targetmat)+1
yrange=range(targetmatvec[targetmatvec>0]);
# yrange[1]=1; # set the minimum value to 1
for(i in 1:length(targetmat)){
  vali=targetmat[[i]]+1;
  if(i==1){
    plot(1:length(vali),vali,type='b',las=1,pch=20,main=paste('sgRNAs in',targetgene),ylab='Read counts',xlab='Samples',xlim=c(0.7,length(vali)+0.3),ylim = yrange,col=colors[(i %% length(colors))],xaxt='n',log='y')
    axis(1,at=1:length(vali),labels=(collabel),las=2)
    # lines(0:100,rep(1,101),col='black');
  }else{
    lines(1:length(vali),vali,type='b',pch=20,col=colors[(i %% length(colors))])
  }
}




# parameters
# Do not modify the variables beginning with "__"
targetmat=list(c(2880.8314113037545,2542.878546608841),c(1191.3046112847194,1079.5153098547391),c(1351.84287209911,1250.013082610513),c(938.8720356593328,836.0773134601317),c(803.7984644913628,698.402641341833),c(1296.4848511286305,1056.7214899676037),c(1139.2680715724687,928.1643458041592),c(726.2972351326914,678.3440798411538),c(367.57725924398403,333.7015231476643),c(968.7653669833917,754.0195618664437))
targetgene="ROSA26"
collabel=c("S41_MNSC506_F1","S44_MNSC506_F4")

# set up color using RColorBrewer
#library(RColorBrewer)
#colors <- brewer.pal(length(targetgenelist), "Set1")

colors=c( "#E41A1C", "#377EB8", "#4DAF4A", "#984EA3", "#FF7F00",  "#A65628", "#F781BF",
          "#999999", "#66C2A5", "#FC8D62", "#8DA0CB", "#E78AC3", "#A6D854", "#FFD92F", "#E5C494", "#B3B3B3", 
          "#8DD3C7", "#FFFFB3", "#BEBADA", "#FB8072", "#80B1D3", "#FDB462", "#B3DE69", "#FCCDE5",
          "#D9D9D9", "#BC80BD", "#CCEBC5", "#FFED6F")


## code

targetmatvec=unlist(targetmat)+1
yrange=range(targetmatvec[targetmatvec>0]);
# yrange[1]=1; # set the minimum value to 1
for(i in 1:length(targetmat)){
  vali=targetmat[[i]]+1;
  if(i==1){
    plot(1:length(vali),vali,type='b',las=1,pch=20,main=paste('sgRNAs in',targetgene),ylab='Read counts',xlab='Samples',xlim=c(0.7,length(vali)+0.3),ylim = yrange,col=colors[(i %% length(colors))],xaxt='n',log='y')
    axis(1,at=1:length(vali),labels=(collabel),las=2)
    # lines(0:100,rep(1,101),col='black');
  }else{
    lines(1:length(vali),vali,type='b',pch=20,col=colors[(i %% length(colors))])
  }
}




# parameters
# Do not modify the variables beginning with "__"
targetmat=list(c(1531.2028600434637,1033.0159172849828),c(1106.053258990181,864.3416501201797),c(625.5456369664187,360.1423542167416),c(684.225139195127,558.9044636325634),c(1734.9203772148285,1215.366476382067),c(1837.8862962199203,1430.5401361166266))
targetgene="SOX9"
collabel=c("S41_MNSC506_F1","S44_MNSC506_F4")

# set up color using RColorBrewer
#library(RColorBrewer)
#colors <- brewer.pal(length(targetgenelist), "Set1")

colors=c( "#E41A1C", "#377EB8", "#4DAF4A", "#984EA3", "#FF7F00",  "#A65628", "#F781BF",
          "#999999", "#66C2A5", "#FC8D62", "#8DA0CB", "#E78AC3", "#A6D854", "#FFD92F", "#E5C494", "#B3B3B3", 
          "#8DD3C7", "#FFFFB3", "#BEBADA", "#FB8072", "#80B1D3", "#FDB462", "#B3DE69", "#FCCDE5",
          "#D9D9D9", "#BC80BD", "#CCEBC5", "#FFED6F")


## code

targetmatvec=unlist(targetmat)+1
yrange=range(targetmatvec[targetmatvec>0]);
# yrange[1]=1; # set the minimum value to 1
for(i in 1:length(targetmat)){
  vali=targetmat[[i]]+1;
  if(i==1){
    plot(1:length(vali),vali,type='b',las=1,pch=20,main=paste('sgRNAs in',targetgene),ylab='Read counts',xlab='Samples',xlim=c(0.7,length(vali)+0.3),ylim = yrange,col=colors[(i %% length(colors))],xaxt='n',log='y')
    axis(1,at=1:length(vali),labels=(collabel),las=2)
    # lines(0:100,rep(1,101),col='black');
  }else{
    lines(1:length(vali),vali,type='b',pch=20,col=colors[(i %% length(colors))])
  }
}



dev.off()
Sweave("S6A_c0_t3_summary.Rnw");
library(tools);

texi2dvi("S6A_c0_t3_summary.tex",pdf=TRUE);
